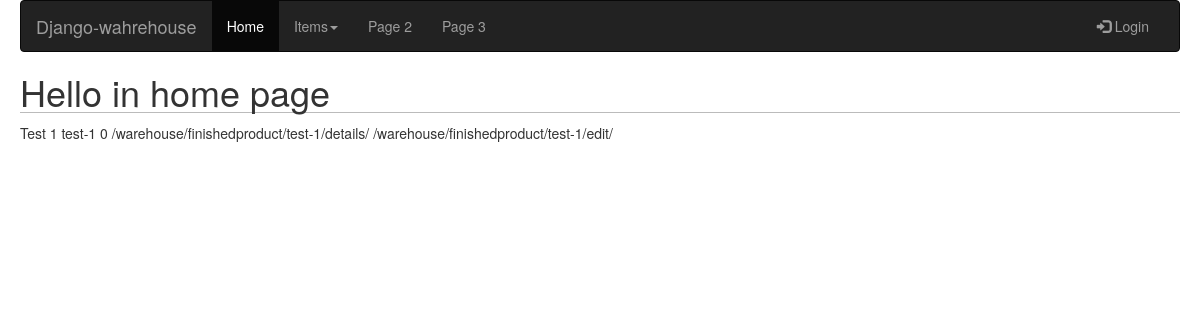
The page / on the database its author committed.
### warehouse/models.py (models this page shows, shortened)
class FinishedProduct(models.Model):
    name = models.CharField(max_length=255)
    slug = models.SlugField(blank=True)
    price = models.FloatField()
    quantity = models.PositiveIntegerField(default=0)
    EAN_code = models.CharField(max_length=13, default=0)
    def get_edit_url(self):
        return reverse('finished_item_edit', kwargs={'slug': self.slug,})
    def get_absolute_url(self):
        return reverse('finished_item_details', kwargs={'slug': self.slug,})

### warehouse/views.py (the view)
# urls.py: url(r'^$', home_page, name='home_page'),
def home_page(request):
    semi_finished_items = FinishedProduct.objects.all()
    return render(request, 'home_page.html', {'semi_finished_items': semi_finished_items})

### warehouse/templates/home_page.html (shortened to what this page needs)
{% extends "base.html" %}
{% block content %}
<h1> Hello in home page</h1>
    {% for item in semi_finished_items %}
    {{ item.name }} {{ item.slug }} {{ item.quantity }} {{ item.get_absolute_url }} {{ item.get_edit_url }} <br>
    {% endfor %}
{% endblock %}

### warehouse/static/css/base.css (style rules this page uses)
body { margin-left: 20px; margin-right: 20px; }
h1 { border-bottom:1px solid #bbb; }

### rows shown on the page
FinishedProduct: name "Test 1", slug "test-1", quantity "0", get_absolute_url "/warehouse/finishedproduct/test-1/details/", get_edit_url "/warehouse/finishedproduct/test-1/edit/"
